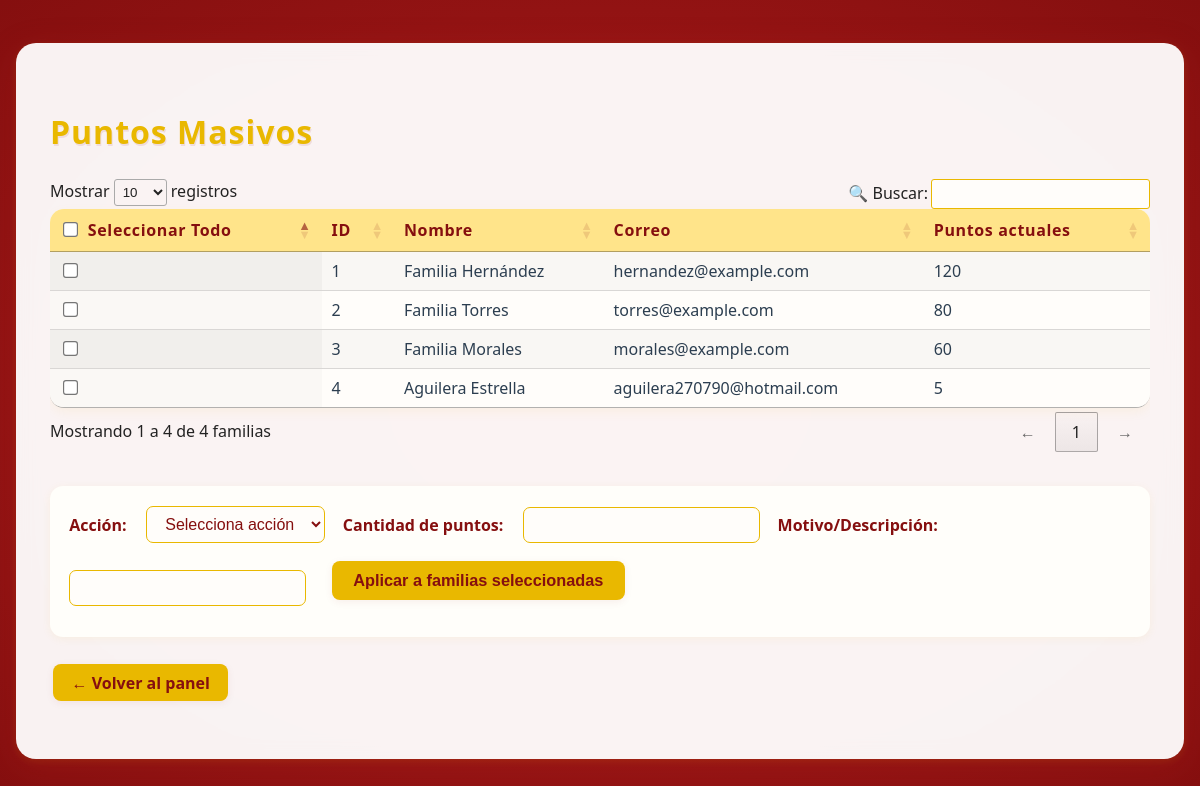
Before: /puntos-masivos (signed in) with the older database file.
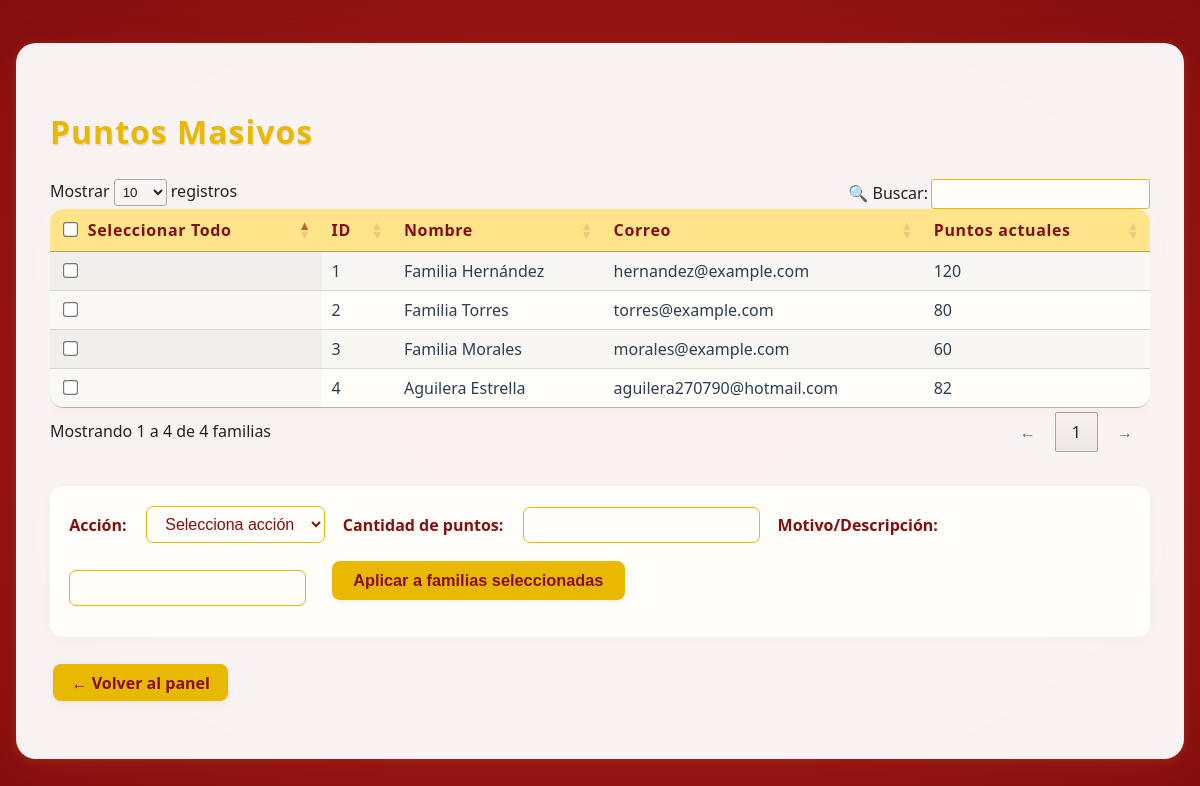
After: the same page with the newer database file.
### app/models.py (models this page shows, shortened)
class Familia(db.Model):
    id = db.Column(db.Integer, primary_key=True)
    nombre = db.Column(db.String(100), nullable=False)
    correo = db.Column(db.String(100), unique=True, nullable=False)
    password = db.Column(db.String(100), nullable=False)
    puntos = db.Column(db.Integer, default=0)

### app/routes.py (the view, shortened to what this page needs)
@app.route('/puntos-masivos', methods=['GET', 'POST'])
def puntos_masivos():
    if 'admin_id' not in session:
        return redirect(url_for('login'))
    rol = session.get('rol')
    if rol != 'admin':
        flash('No tienes permisos para acceder a esta página', 'error')
        return redirect(url_for('panel_admin'))
    familias = Familia.query.all()
    return render_template('puntos_masivos.html', familias=familias)

### app/__init__.py (called while the page is built)
@app.before_request
def mantener_sesion_activa():
    session.permanent = True

### app/routes.py (called while the page is built, shortened)
@app.before_request
def refrescar_timeout():
    if "admin_id" in session:
        now = datetime.utcnow()
        last = session.get("last_activity", now)
        if hasattr(last, "tzinfo") and last.tzinfo is not None:
            last = last.astimezone(timezone.utc).replace(tzinfo=None)
        session["last_activity"] = now

### app/templates/puntos_masivos.html (shortened to what this page needs)
<!DOCTYPE html>
<html lang="es">
<head>
    <link rel="stylesheet" href="{{ url_for('static', filename='css/admin.css') }}" />
    <link rel="stylesheet" href="https://cdn.datatables.net/1.13.6/css/jquery.dataTables.min.css" />
</head>
<body>
    <div class="admin-contenedor">
        <h1>Puntos Masivos</h1>
        <form method="POST" id="form-masivos">
            <div class="table-responsive">
                <table id="tabla-familias" class="display">
                    <thead>
                        <tr>
                            <th style="min-width:145px;">
                                <input type="checkbox" id="select-all" style="margin-right:6px;" /> Seleccionar Todo
                            </th>
                            <th>ID</th>
                            <th>Nombre</th>
                            <th>Correo</th>
                            <th>Puntos actuales</th>
                        </tr>
                    </thead>
                    <tbody>
                        {% for familia in familias %}
                        <tr>
                            <td><input type="checkbox" name="familia_ids" value="{{ familia.id }}" /></td>
                            <td>{{ familia.id }}</td>
                            <td>{{ familia.nombre }}</td>
                            <td>{{ familia.correo }}</td>
                            <td>{{ familia.puntos }}</td>
                        </tr>
                        {% endfor %}
                    </tbody>
                </table>
            </div>
            <div class="masivos-form-row">
                <label for="tipo">Acción:</label>
                <select name="tipo" id="tipo" required>
                    <option value="" disabled selected>Selecciona acción</option>
                </select>
                <label for="puntos">Cantidad de puntos:</label>
                <input type="number" name="puntos" id="puntos" min="1" required />
                <label for="descripcion">Motivo/Descripción:</label>
                <input type="text" name="descripcion" id="descripcion" required />
                <button type="submit" class="btn btn-primary">Aplicar a familias seleccionadas</button>
            </div>
        </form>
        <a href="{{ url_for('panel_admin') }}" class="btn-primary" style="margin-top:1.7em; display:inline-block;">← Volver al panel</a>
    </div>
</body>
</html>

Changed rows visible on the page:
changed Familia "Aguilera Estrella": puntos "5" → "82"
